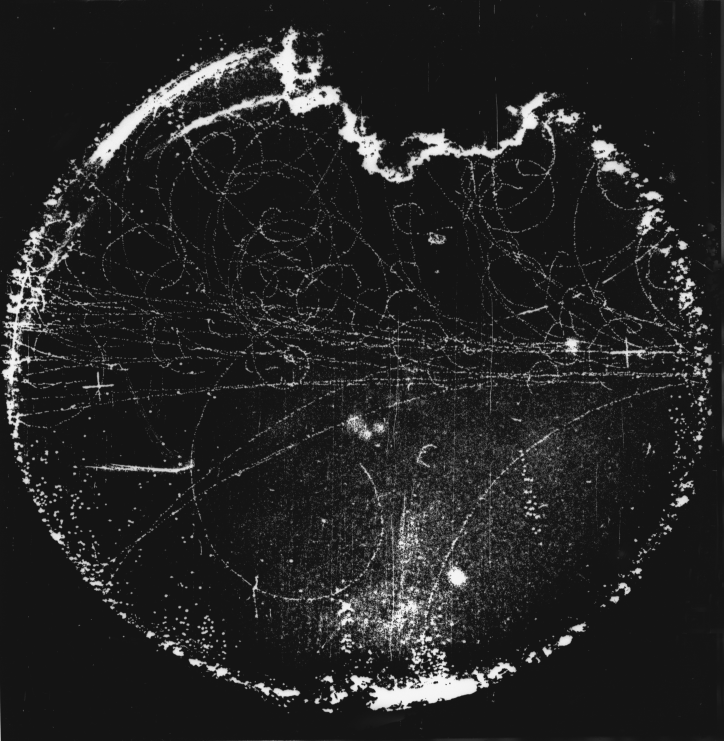
#> input picture tools/source/bubble-23.jpg, 2170 x 2222 px (shown at 1/3 size)
$ python bubble.py
#> lines starting #> are read from the running program, lines starting #| are printed output that depends on the picture
#!/usr/bin/env python3
"""Make the bubble draft's stencil: image 23 in the image gallery, "Synchrotron background test in 4-inch
bubble chamber", photographed July 27, 1955 (Lawrence Berkeley National Laboratory, U.S. Department of
Energy; public domain), via Wikimedia Commons.

    python3 tools/bubble.py

The photograph is a round chamber on a near-black surround (about 20 of 255, lighter at the edges of the
print). The surround is taken to true black with a soft knee, so it disappears rather than ending in a
line, and the outer strip of the print is faded out entirely. The result is written as a stencil, its
alpha the photograph's brightness, so the page shows it in any pair of colours with the surround always
exactly the page's colour (as with the radiolarian):
    static/images/bubble-23-mask.png
Needs Pillow and numpy. The source is downloaded into tools/source/ (not published).
"""
import urllib.request
from pathlib import Path

import numpy as np
from PIL import Image, ImageFilter

ROOT = Path(__file__).resolve().parent.parent
SOURCE_URL = ("https://upload.wikimedia.org/wikipedia/commons/a/a9/Synchrotron_background_test_in_4-inch_bubble_chamber."
              "_Photograph_taken_July_27%2C_1955._Bubble_Chamber-27_-_DPLA_-_b6d5a3ec40b03d8ae7481eb9912553ff.jpg")
SOURCE = ROOT / "tools" / "source" / "bubble-23.jpg"
BLACK, KNEE = 24, 18     # at or below BLACK is surround; the next KNEE levels ease in
EDGE = 0.03              # the share of each side of the print that fades to black
RIM = (1084, 1105, 1062, 1016)   # the chamber's rim: centre x, y and radii, in pixels of the source

if not SOURCE.exists():
    SOURCE.parent.mkdir(parents=True, exist_ok=True)
    req = urllib.request.Request(SOURCE_URL, headers={"User-Agent": "nonpluscollective (https://nonplusmagazine.com)"})
    SOURCE.write_bytes(urllib.request.urlopen(req, timeout=120).read())

im = Image.open(SOURCE).convert("L").filter(ImageFilter.UnsharpMask(radius=2, percent=80, threshold=2))
a = np.asarray(im).astype(np.float32)
H, W = a.shape
#> H = 2222; W = 2170

t = np.clip((a - BLACK) / KNEE, 0, 1)
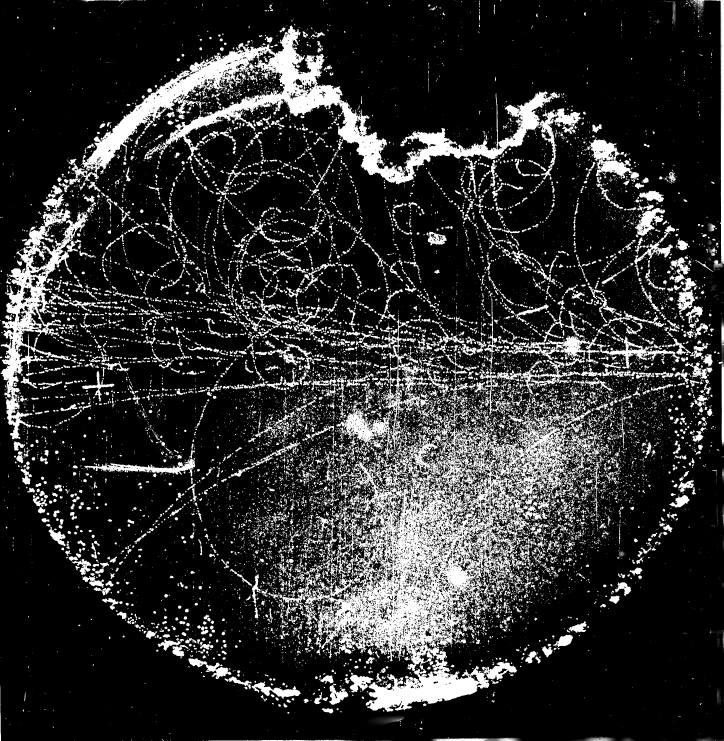
#> t: shape (2222, 2170) float32 (shown at 1/3 size); min 0, max 1, mean 0.18
ease = t * t * (3 - 2 * t)                                  # 0 in the surround, 1 once clear of it
v = np.clip((a - BLACK) / (255 - BLACK), 0, 1) * 255 * ease
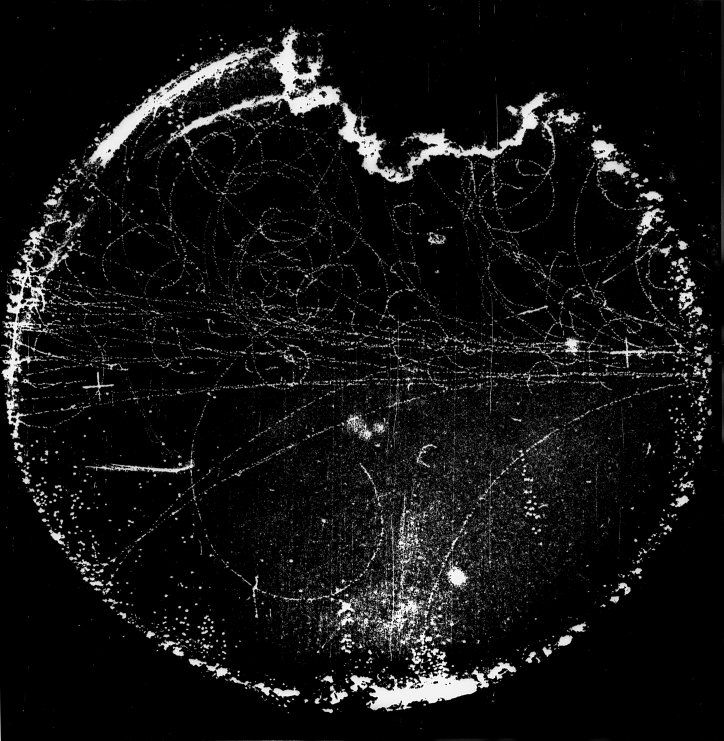
#> v: shape (2222, 2170) float32 (shown at 1/3 size); min 0, max 255, mean 18.6

f = int(min(W, H) * EDGE)
#> f = 65
yy, xx = np.mgrid[0:H, 0:W]
d = np.minimum.reduce([xx, W - 1 - xx, yy, H - 1 - yy]).astype(np.float32)
e = np.clip(d / f, 0, 1)
v *= e * e * (3 - 2 * e)

# outside the chamber's rim there is only the surround, with a few scratches and specks: fade it all out
cx, cy, rx, ry = RIM
r = np.sqrt(((xx - cx) / rx) ** 2 + ((yy - cy) / ry) ** 2)
o = np.clip((1.07 - r) / 0.05, 0, 1)
v *= o * o * (3 - 2 * o)

alpha = Image.fromarray(np.clip(v, 0, 255).astype(np.uint8))
mask = Image.merge("LA", (Image.new("L", alpha.size, 255), alpha))
dest = ROOT / "static" / "images" / "bubble-23-mask.png"
mask.save(dest, optimize=True)
#> (the run stopped early here; a loop or call above may not have finished)
